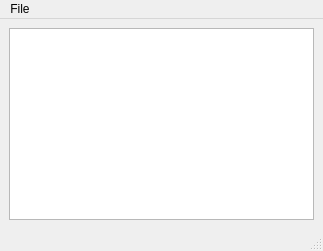
<?xml version="1.0" encoding="UTF-8"?>
<ui version="4.0">
 <class>MainWindow</class>
 <widget class="QMainWindow" name="MainWindow">
  <property name="geometry">
   <rect>
    <x>0</x>
    <y>0</y>
    <width>323</width>
    <height>251</height>
   </rect>
  </property>
  <property name="minimumSize">
   <size>
    <width>323</width>
    <height>251</height>
   </size>
  </property>
  <property name="windowTitle">
   <string>MainWindow</string>
  </property>
  <property name="iconSize">
   <size>
    <width>200</width>
    <height>18</height>
   </size>
  </property>
  <widget class="QWidget" name="centralwidget">
   <layout class="QGridLayout" name="gridLayout">
    <item row="0" column="0">
     <widget class="QPlainTextEdit" name="plainTextEdit"/>
    </item>
   </layout>
  </widget>
  <widget class="QMenuBar" name="menubar">
   <property name="geometry">
    <rect>
     <x>0</x>
     <y>0</y>
     <width>323</width>
     <height>17</height>
    </rect>
   </property>
   <widget class="QMenu" name="menuFile">
    <property name="title">
     <string>File</string>
    </property>
    <addaction name="actionOpen_file"/>
    <addaction name="actionSave"/>
    <addaction name="actionSave_as"/>
    <addaction name="actionExit"/>
   </widget>
   <addaction name="menuFile"/>
  </widget>
  <widget class="QStatusBar" name="statusbar"/>
  <action name="actionOpen_file">
   <property name="text">
    <string>Open file</string>
   </property>
  </action>
  <action name="actionSave">
   <property name="text">
    <string>Save</string>
   </property>
  </action>
  <action name="actionSave_as">
   <property name="text">
    <string>Save as</string>
   </property>
  </action>
  <action name="actionExit">
   <property name="text">
    <string>Exit</string>
   </property>
  </action>
 </widget>
 <resources/>
 <connections/>
</ui>
